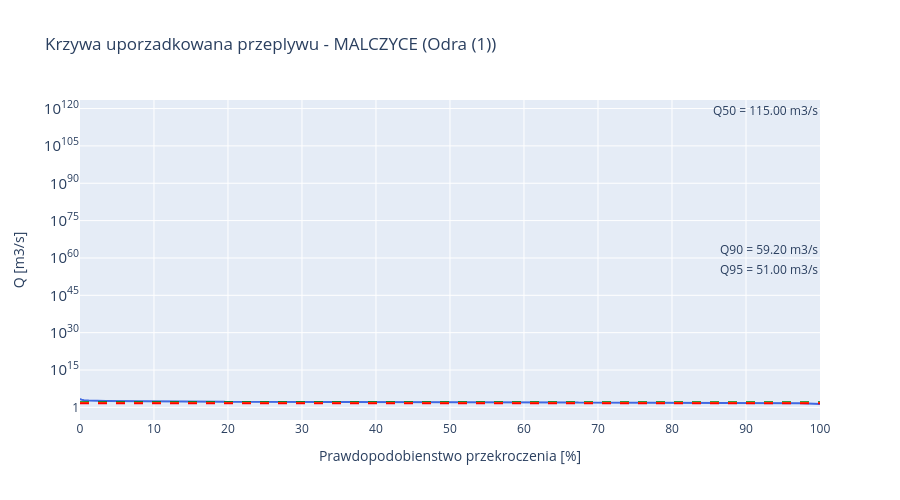

Notebook code for this chart:
### Markdown cell above
**Prompt do LLM:**
> *"Napisz kod ktory użyje funkcji flow_duration_curve() z modułu src/hydrology i narysuje FDC używając plotly graph_objects. Os Y logarytmiczna. Dodaj poziome linie przerywane dla Q50, Q90, Q95 z adnotacjami."*

**Użyte moduły/funkcje:** `src.hydrology.flow_duration_curve()` — sortuje malejaco, oblicza procent przekroczenia; `plotly.graph_objects` z add_hline

### Code cell
fdc = flow_duration_curve(df, PRIMARY_STATION)

fig = go.Figure()
fig.add_trace(go.Scatter(
    x=fdc['exceedance_pct'], y=fdc['discharge_m3s'],
    mode='lines', name='FDC',
    line=dict(color='royalblue', width=2),
))

# Dodaj linie przeplywow charakterystycznych
for q_name, q_pct, color in [('Q50', 50, 'green'), ('Q90', 90, 'orange'), ('Q95', 95, 'red')]:
    q_val = chars[q_name]
    fig.add_hline(y=q_val, line_dash='dash', line_color=color,
                  annotation_text=f'{q_name} = {q_val:.2f} m3/s')

fig.update_layout(
    title=f'Krzywa uporzadkowana przeplywu - {name} ({river})',
    xaxis_title='Prawdopodobienstwo przekroczenia [%]',
    yaxis_title='Q [m3/s]',
    yaxis_type='log',
    height=500,
    hovermode='x unified',
)
fig.show()

### Figure 1 — Plotly figure (JSON) as saved in the notebook; plotly's stock layout.template omitted (floating-point values rounded to 4 significant figures; data arrays with more than 128 entries replaced by an {"elided": "..."} marker saying what was removed)
{"data": [{"line": {"color": "royalblue", "width": 2}, "mode": "lines", "name": "FDC", "type": "scatter", "x": {"elided": "15705 float values"}, "y": {"elided": "15705 float values"}}], "layout": {"annotations": [{"showarrow": false, "text": "Q50 = 115.00 m3/s", "x": 1, "xanchor": "right", "xref": "x domain", "y": 115, "yanchor": "bottom", "yref": "y"}, {"showarrow": false, "text": "Q90 = 59.20 m3/s", "x": 1, "xanchor": "right", "xref": "x domain", "y": 59.2, "yanchor": "bottom", "yref": "y"}, {"showarrow": false, "text": "Q95 = 51.00 m3/s", "x": 1, "xanchor": "right", "xref": "x domain", "y": 51, "yanchor": "bottom", "yref": "y"}], "height": 500, "hovermode": "x unified", "shapes": [{"line": {"color": "green", "dash": "dash"}, "type": "line", "x0": 0, "x1": 1, "xref": "x domain", "y0": 115, "y1": 115, "yref": "y"}, {"line": {"color": "orange", "dash": "dash"}, "type": "line", "x0": 0, "x1": 1, "xref": "x domain", "y0": 59.2, "y1": 59.2, "yref": "y"}, {"line": {"color": "red", "dash": "dash"}, "type": "line", "x0": 0, "x1": 1, "xref": "x domain", "y0": 51, "y1": 51, "yref": "y"}], "title": {"text": "Krzywa uporzadkowana przeplywu - MALCZYCE (Odra (1))"}, "xaxis": {"title": {"text": "Prawdopodobienstwo przekroczenia [%]"}}, "yaxis": {"title": {"text": "Q [m3/s]"}, "type": "log"}}}
